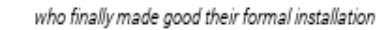
#> input picture augmentor/a/1.png, 377 x 30 px; its folder holds only this picture in this run
$ python operations.py   (older library calls are emulated)
#> lines starting #> are read from the running program, lines starting #| are printed output that depends on the picture
from PIL import Image
import cv2
import math
import random
import numpy as np
from scipy import misc

class Operation(object):
    def __init__(self, probability):
        self.probability = probability

    def __str__(self):
        return self.__class__.__name__

    def perform_operation(self, img):
        raise RuntimeError("Illegal call to base class.")


class Distort(Operation):
    # [97 lines left out: functions __init__, perform_operation, not called in this run]

class Vignette(Operation):
    def __init__(self, probability, min_vignetting, max_vignetting):
        Operation.__init__(self, probability)
#> further down, img is the input picture: PIL image 377x30 L; min 0, max 255, mean 221.9
        self.min_vignetting = min_vignetting
        self.max_vignetting = max_vignetting

    def perform_operation(self, img):
        h, w = img.shape
#> h = 30; w = 377
        h_gk_size = random.choice(list(range(self.min_vignetting,self.max_vignetting, 2)))
        w_gk_size = random.choice(list(range(self.min_vignetting,self.max_vignetting, 2)))
        h_gk = cv2.getGaussianKernel(h,h_gk_size)
        w_gk = cv2.getGaussianKernel(w,w_gk_size)
        c = h_gk*w_gk.T
        d = c/c.max()
        e = img*d
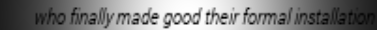
#> e: shape (30, 377) float64; min 0, max 254.8, mean 128.3

        return e
if __name__ == '__main__':
    # ds = Distort(1.0, 3, 3, 4)
    ds = Vignette(1.0, 80, 100)
    for i in range(1, 31):
        img = Image.open('a/{}.png'.format(i))
        img = np.asarray(img)
        img = ds.perform_operation(img)
        img = np.asarray(img)
        misc.imsave('a/{}_after.png'.format(i), img)
#> (the run stopped early here; a loop or call above may not have finished)
